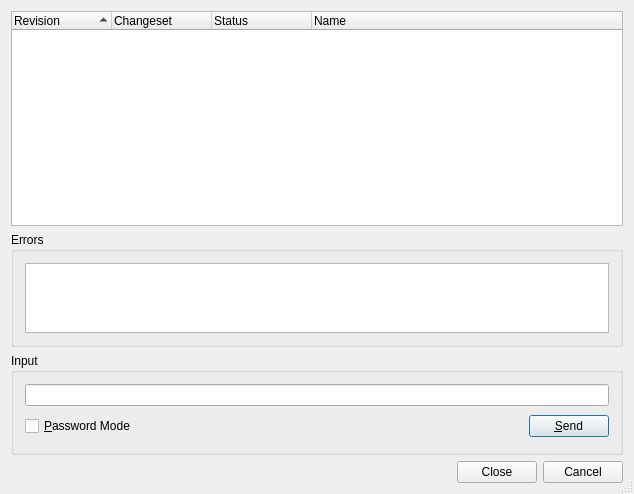
<?xml version="1.0" encoding="UTF-8"?>
<ui version="4.0">
 <class>HgBookmarksListDialog</class>
 <widget class="QDialog" name="HgBookmarksListDialog">
  <property name="geometry">
   <rect>
    <x>0</x>
    <y>0</y>
    <width>634</width>
    <height>494</height>
   </rect>
  </property>
  <property name="windowTitle">
   <string>Mercurial Bookmarks</string>
  </property>
  <property name="whatsThis">
   <string>&lt;b&gt;Mercurial Bookmarks&lt;/b&gt;
&lt;p&gt;This dialog shows a list of the projects bookmarks.&lt;/p&gt;</string>
  </property>
  <property name="sizeGripEnabled">
   <bool>true</bool>
  </property>
  <layout class="QVBoxLayout">
   <item>
    <widget class="QTreeWidget" name="bookmarksList">
     <property name="sizePolicy">
      <sizepolicy hsizetype="Expanding" vsizetype="Expanding">
       <horstretch>0</horstretch>
       <verstretch>2</verstretch>
      </sizepolicy>
     </property>
     <property name="whatsThis">
      <string>&lt;b&gt;Bookmarks List&lt;/b&gt;
&lt;p&gt;This shows a list of the projects bookmarks.&lt;/p&gt;</string>
     </property>
     <property name="alternatingRowColors">
      <bool>true</bool>
     </property>
     <property name="rootIsDecorated">
      <bool>false</bool>
     </property>
     <property name="itemsExpandable">
      <bool>false</bool>
     </property>
     <property name="sortingEnabled">
      <bool>true</bool>
     </property>
     <column>
      <property name="text">
       <string>Revision</string>
      </property>
     </column>
     <column>
      <property name="text">
       <string>Changeset</string>
      </property>
     </column>
     <column>
      <property name="text">
       <string>Status</string>
      </property>
     </column>
     <column>
      <property name="text">
       <string>Name</string>
      </property>
     </column>
    </widget>
   </item>
   <item>
    <widget class="QGroupBox" name="errorGroup">
     <property name="sizePolicy">
      <sizepolicy hsizetype="Preferred" vsizetype="Expanding">
       <horstretch>0</horstretch>
       <verstretch>1</verstretch>
      </sizepolicy>
     </property>
     <property name="title">
      <string>Errors</string>
     </property>
     <layout class="QVBoxLayout">
      <item>
       <widget class="QTextEdit" name="errors">
        <property name="readOnly">
         <bool>true</bool>
        </property>
        <property name="acceptRichText">
         <bool>false</bool>
        </property>
       </widget>
      </item>
     </layout>
    </widget>
   </item>
   <item>
    <widget class="QGroupBox" name="inputGroup">
     <property name="title">
      <string>Input</string>
     </property>
     <layout class="QGridLayout">
      <item row="1" column="1">
       <spacer>
        <property name="orientation">
         <enum>Qt::Horizontal</enum>
        </property>
        <property name="sizeType">
         <enum>QSizePolicy::Expanding</enum>
        </property>
        <property name="sizeHint" stdset="0">
         <size>
          <width>327</width>
          <height>29</height>
         </size>
        </property>
       </spacer>
      </item>
      <item row="1" column="2">
       <widget class="QPushButton" name="sendButton">
        <property name="toolTip">
         <string>Press to send the input to the hg process</string>
        </property>
        <property name="text">
         <string>&amp;Send</string>
        </property>
        <property name="shortcut">
         <string>Alt+S</string>
        </property>
       </widget>
      </item>
      <item row="0" column="0" colspan="3">
       <widget class="QLineEdit" name="input">
        <property name="toolTip">
         <string>Enter data to be sent to the hg process</string>
        </property>
       </widget>
      </item>
      <item row="1" column="0">
       <widget class="QCheckBox" name="passwordCheckBox">
        <property name="toolTip">
         <string>Select to switch the input field to password mode</string>
        </property>
        <property name="text">
         <string>&amp;Password Mode</string>
        </property>
        <property name="shortcut">
         <string>Alt+P</string>
        </property>
       </widget>
      </item>
     </layout>
    </widget>
   </item>
   <item>
    <widget class="QDialogButtonBox" name="buttonBox">
     <property name="orientation">
      <enum>Qt::Horizontal</enum>
     </property>
     <property name="standardButtons">
      <set>QDialogButtonBox::Cancel|QDialogButtonBox::Close</set>
     </property>
    </widget>
   </item>
  </layout>
 </widget>
 <layoutdefault spacing="6" margin="11"/>
 <pixmapfunction>qPixmapFromMimeSource</pixmapfunction>
 <tabstops>
  <tabstop>input</tabstop>
  <tabstop>passwordCheckBox</tabstop>
  <tabstop>sendButton</tabstop>
  <tabstop>bookmarksList</tabstop>
  <tabstop>errors</tabstop>
  <tabstop>buttonBox</tabstop>
 </tabstops>
 <resources/>
 <connections/>
</ui>
